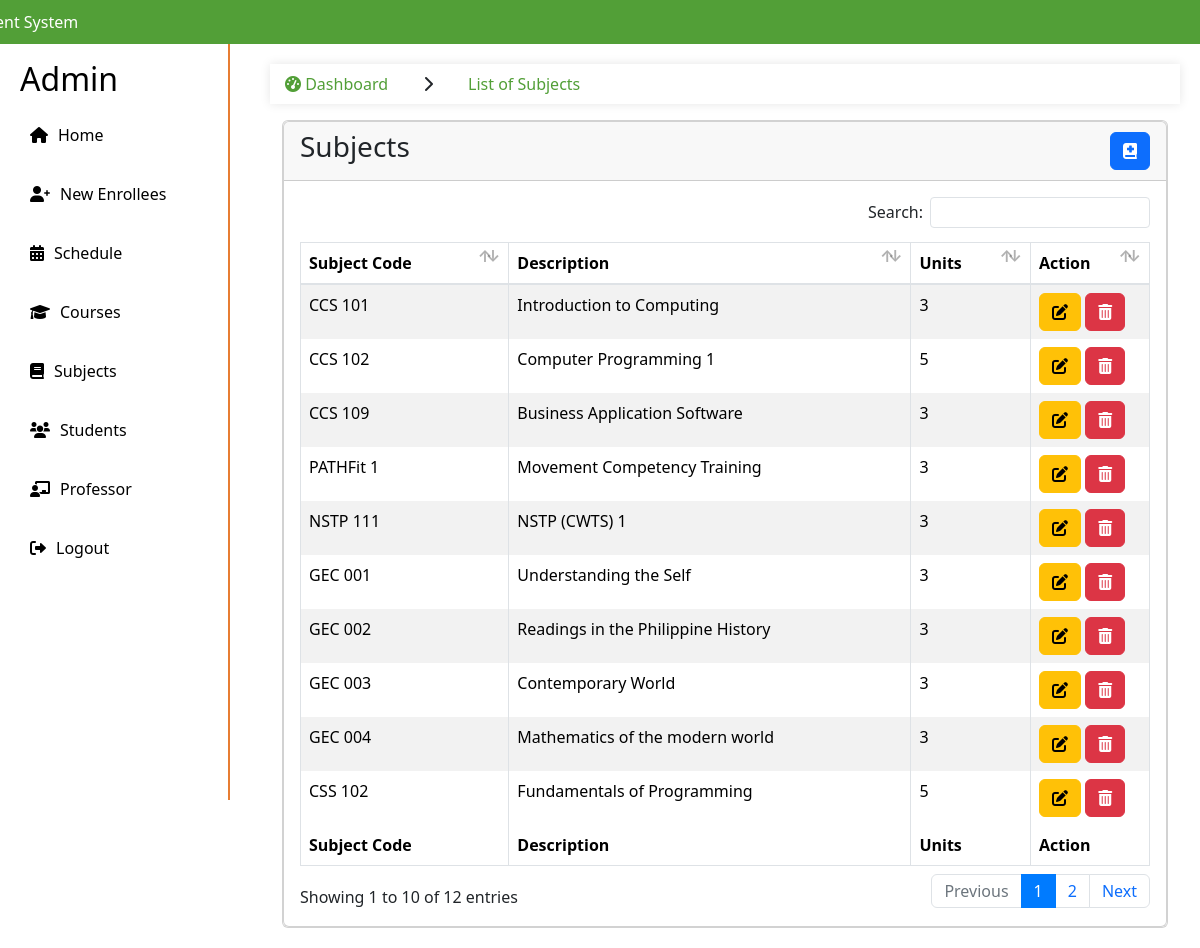
Page /admin/subjects.php (signed in) on the committed database.
### tables this page shows
CREATE TABLE `subjects` (
  `id` int(11) NOT NULL,
  `subject_code` varchar(255) NOT NULL,
  `description` varchar(255) NOT NULL,
  `units` varchar(255) NOT NULL
);

### admin/subjects.php (the view, shortened to what this page needs)
<!DOCTYPE html>
<html lang="en">
<head>
    <link rel="stylesheet" href="https://stackpath.bootstrapcdn.com/bootstrap/4.5.2/css/bootstrap.min.css">
    <link rel="stylesheet" href="styles.css">
    <link rel="stylesheet" href="https://cdnjs.cloudflare.com/ajax/libs/font-awesome/6.0.0-beta3/css/all.min.css">
</head>
<body>
    <?php include "include/sidebar.php"; ?>
    <main>
    <section class="content">
    <ul class="breadcrumb">
                <li class="nav-item">
                    <a href="#"><i class="fas fa-tachometer-alt"></i> Dashboard</a>
                </li>
                <li class="nav-item">
                    <i class='fas fa-chevron-right'></i>
                </li>
                <li class="nav-item active">
                    <a href="#">List of Subjects</a>
                </li>
            </ul>
      <div class="container-fluid">
        <div class="row">
          <div class="col-12">
            <div class="card">
            <div class="card">
            <div class="card-header d-flex justify-content-between align-items-center">
                <h3 class="card-title">Subjects</h3>
                <button type="button" class="btn btn-primary" data-bs-toggle="modal" data-bs-target="#staticBackdrop">
                    <i class="fa-solid fa-book-medical"></i>
                </button>
            </div>
              <div class="card-body">
                <table id="example1" class="table table-bordered table-striped">
                  <thead>
                  <tr>
                            <th>Subject Code</th>
                            <th>Description</th>
                            <th>Units</th>
                            <th class="actions-column">Action</th>
                  </tr>
                  </thead>
                  <tbody>
                        <?php
                        $sql = "CALL GetSubjects()";
                        $result = $conn->query($sql);
                        if ($result && $result->num_rows > 0) {
                            while ($details = $result->fetch_assoc()) {
                                ?>
                                <tr>
                                <td><?php echo $details['subject_code']; ?></td>
                                <td><?php echo $details['description']; ?></td>
                                <td><?php echo $details['units']; ?></td>
                                <td>
                                    <button type="button" class="btn btn-warning" data-bs-toggle="modal" data-bs-target="#MODAL_ID_<?php $details['id']; ?>">
                                        <i class="fa-solid fa-pen-to-square"></i>
                                    </button>
                                    <button type="button" class="btn btn-danger" onclick="deleteSubject(<?php echo $details['id']; ?>)">
                                        <i class="fa-solid fa-trash-can"></i>
                                    </button>
                                </td>
                                </tr>
                                      </div>
                                    </div>
                                  </div>
                                </div>
                                <?php
                            }
                        } else {
                            echo "<tr><td colspan='10'>No records found</td></tr>";
                        }
                        ?>
                  <tfoot>
                    <tr>
                            <th>Subject Code</th>
                            <th>Description</th>
                            <th>Units</th>
                            <th>Action</th>
                    </tr>
                  </tfoot>
    </section>
    </main>
</body>
</html>

### admin/styles.css (style rules this page uses)
body { font-family: Arial, sans-serif; margin: 0; padding: 0; display: flex; flex-direction: column; }
.breadcrumb { display: flex; list-style-type: none; padding: 0; }
.breadcrumb li { margin-right: 5px; }
.breadcrumb li a { color: #529f37; text-decoration: none; }

### admin/subjects.php (style rules this page uses)
body { padding-top: 56px; }
main { margin-left: 250px; padding: 20px; }
.breadcrumb { padding: 0; background-color: #fff; border-radius: 4px; box-shadow: 0 0 10px rgba(0,0,0,0.1); margin-bottom: 20px; }
.breadcrumb .nav-item { padding: 8px 15px; }
.breadcrumb .nav-item.active { color: #333; pointer-events: none; }
.actions-column { width: 80px; }

### rows in the picture
subjects: subject_code "CCS 101", description "Introduction to Computing", units "3"
subjects: subject_code "CCS 102", description "Computer Programming 1", units "5"
subjects: subject_code "CCS 109", description "Business Application Software", units "3"
subjects: subject_code "PATHFit 1", description "Movement Competency Training", units "3"
subjects: subject_code "NSTP 111", description "NSTP (CWTS) 1", units "3"
subjects: subject_code "GEC 001", description "Understanding the Self", units "3"
subjects: subject_code "GEC 002", description "Readings in the Philippine History", units "3"
subjects: subject_code "GEC 003", description "Contemporary World", units "3"
subjects: subject_code "GEC 004", description "Mathematics of the modern world", units "3"
subjects: subject_code "CSS 102", description "Fundamentals of Programming", units "5"
